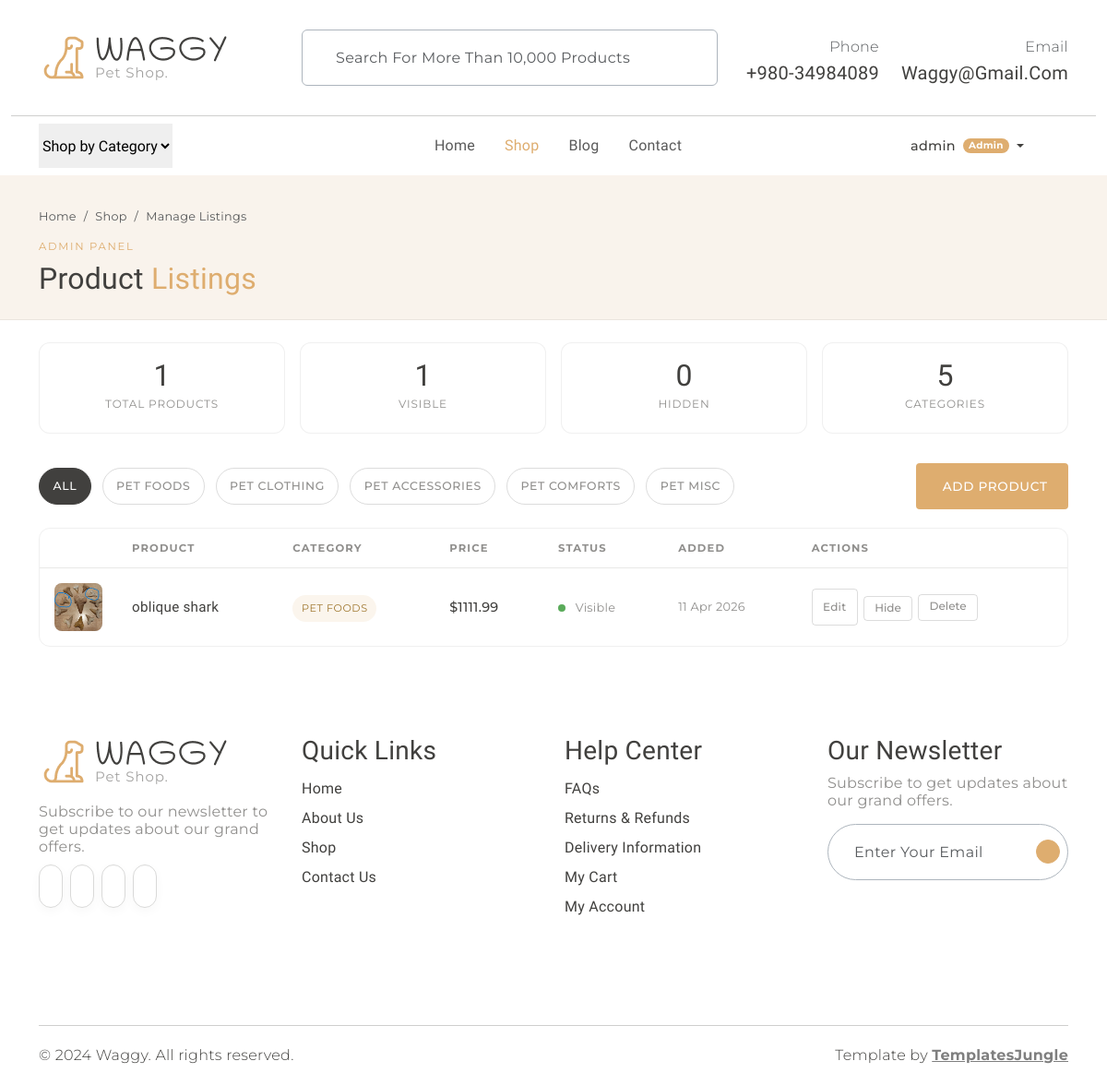
The app's page /shop/change-listing (signed in) with its own data.
### models.py (models this page shows, shortened)
class User(UserMixin, db.Model):
    __tablename__ = "users"
    id            = db.Column(db.Integer,     primary_key=True)
    username      = db.Column(db.String(80),  unique=True, nullable=False)
    email         = db.Column(db.String(120), unique=True, nullable=False)
    password_hash = db.Column(db.String(256), nullable=False)
    role          = db.Column(db.String(20),  nullable=False, default="customer")
    is_active     = db.Column(db.Boolean,     nullable=False, default=True)
    created_at    = db.Column(db.DateTime,    nullable=False, default=datetime.utcnow)
    last_login_at = db.Column(db.DateTime,    nullable=True)
    @property
    def is_admin(self) -> bool:
        return self.role == "admin"

class Product(db.Model):
    __tablename__ = "products"
    id                   = db.Column(db.Integer,     primary_key=True)
    name                 = db.Column(db.String(120), nullable=False)
    slug                 = db.Column(db.String(160), unique=True, nullable=True, index=True)
    category             = db.Column(db.String(30),  nullable=False, default="misc")
    description          = db.Column(db.Text,        nullable=False, default="")
    extended_description = db.Column(db.Text,        nullable=False, default="")
    image_filename       = db.Column(db.String(256), nullable=True)
    price                = db.Column(db.Float,       nullable=False, default=0.0)
    is_active            = db.Column(db.Boolean,     nullable=False, default=True)
    stock                = db.Column(db.Integer,     nullable=False, default=0)
    created_at           = db.Column(db.DateTime,    nullable=False, default=datetime.utcnow)
    updated_at           = db.Column(db.DateTime,    nullable=False, default=datetime.utcnow,
                                     onupdate=datetime.utcnow)
    @property
    def category_label(self) -> str:
        return PRODUCT_CATEGORIES.get(self.category, self.category.capitalize())
    @property
    def image_url(self) -> str:
        if self.image_filename:
            return f"images/products/{self.image_filename}"
        return "images/item1.jpg"

### shop.py (the view)
@shop_bp.route("/change-listing")
@admin_required
def change_listing():
    category = request.args.get("category", "all")
    q = Product.query
    if category and category != "all":
        q = q.filter_by(category=category)
    products = q.order_by(Product.created_at.desc()).all()
    return render_template(
        "shop/change_listing.html",
        products=products,
        categories=PRODUCT_CATEGORIES,
        active_category=category,
        total=Product.query.count(),
        active_count=Product.query.filter_by(is_active=True).count(),
    )

### templates/shop/change_listing.html (shortened to what this page needs)
{% extends "base.html" %}
{% block content %}
<div class="admin-hero">
  <div class="container">
    <nav aria-label="breadcrumb" class="mb-2">
      <ol class="breadcrumb mb-0" style="font-family:var(--secondary-font); font-size:0.8rem;">
        <li class="breadcrumb-item"><a href="{{ url_for('main.index') }}" class="text-muted text-decoration-none">Home</a></li>
        <li class="breadcrumb-item"><a href="{{ url_for('shop.index') }}" class="text-muted text-decoration-none">Shop</a></li>
        <li class="breadcrumb-item active text-muted">Manage Listings</li>
      </ol>
    </nav>
    <span class="eyebrow">Admin Panel</span>
    <h1 class="fw-normal">Product <span class="text-primary">Listings</span></h1>
  </div>
</div>
<div class="container my-4">
  <div class="row g-3 mb-4">
    <div class="col-6 col-md-3">
      <div class="admin-stat">
        <div class="val">{{ total }}</div>
        <div class="lbl">Total Products</div>
      </div>
    </div>
    <div class="col-6 col-md-3">
      <div class="admin-stat">
        <div class="val">{{ active_count }}</div>
        <div class="lbl">Visible</div>
      </div>
    </div>
    <div class="col-6 col-md-3">
      <div class="admin-stat">
        <div class="val">{{ total - active_count }}</div>
        <div class="lbl">Hidden</div>
      </div>
    </div>
    <div class="col-6 col-md-3">
      <div class="admin-stat">
        <div class="val">{{ categories | length }}</div>
        <div class="lbl">Categories</div>
      </div>
    </div>
  </div>
  <div class="listing-toolbar">
    <a href="{{ url_for('shop.change_listing') }}"
       class="filter-pill {% if active_category == 'all' %}active{% endif %}">All</a>
    {% for key, label in categories.items() %}
      <a href="{{ url_for('shop.change_listing', category=key) }}"
         class="filter-pill {% if active_category == key %}active{% endif %}">{{ label }}</a>
    {% endfor %}
    <a href="{{ url_for('shop.add_product') }}" class="btn-add-product">
      Add Product
    </a>
  </div>
  {% if products %}
    <div style="overflow-x: auto; border-radius: 0.75rem; border: 1px solid rgba(65,64,62,0.08);">
      <table class="listings-table">
        <thead>
          <tr>
            <th style="width:56px;"></th>
            <th>Product</th>
            <th>Category</th>
            <th>Price</th>
            <th>Status</th>
            <th>Added</th>
            <th style="min-width:200px;">Actions</th>
          </tr>
        </thead>
        <tbody>
          {% for product in products %}
            <tr>
              <td>
                <img
                  class="prod-thumb"
                  src="{{ url_for('static', filename=product.image_url) }}"
                  alt="{{ product.name }}"
                  onerror="this.src='{{ url_for('static', filename='images/item1.jpg') }}'"
                >
              </td>
              <td>
                <a href="{{ url_for('shop.product_detail', slug=product.slug) }}"
                   class="prod-name-link" target="_blank">
                  {{ product.name }}
                </a>
              </td>
              <td><span class="cat-badge">{{ product.category_label }}</span></td>
              <td>
                <span style="font-family:var(--secondary-font); font-size:0.9rem; font-weight:500;">
                  ${{ "%.2f" | format(product.price) }}
                </span>
              </td>
              <td>
                <span class="status-dot {{ 'on' if product.is_active else 'off' }}"></span>
                <span style="font-family:var(--secondary-font); font-size:0.8rem; color:#908F8D;">
                  {{ 'Visible' if product.is_active else 'Hidden' }}
                </span>
              </td>
              <td style="font-family:var(--secondary-font); font-size:0.8rem; color:#908F8D; white-space:nowrap;">
                {{ product.created_at.strftime('%d %b %Y') }}
              </td>
              <td>
                <div class="tbl-actions">
                  <a href="{{ url_for('shop.edit_product', product_id=product.id) }}"
                     class="btn-tbl">
                    Edit
                  </a>
                  <form method="POST"
                        action="{{ url_for('shop.toggle_product', product_id=product.id) }}"
                        style="display:inline;">
                    <button type="submit"
                            class="btn-tbl {{ 'toggle-on' if product.is_active else 'toggle-off' }}">
                      {{ 'Hide' if product.is_active else 'Show' }}
                    </button>
                  </form>
                  <button type="button"
                          class="btn-tbl danger"
                          onclick="confirmDelete({{ product.id }}, '{{ product.name | replace("'", "\\'") }}')">
                    Delete
                  </button>
                </div>
              </td>
            </tr>
          {% endfor %}
        </tbody>
      </table>
    </div>
  {% endif %}
</div>
{% endblock %}

### templates/base.html (shortened to what this page needs)
<!DOCTYPE html>
<html lang="en">
<head>
  <link rel="stylesheet" href="https://cdn.jsdelivr.net/npm/swiper@9/swiper-bundle.min.css" />
  <link href="https://cdn.jsdelivr.net/npm/bootstrap@5.3.0-alpha3/dist/css/bootstrap.min.css" rel="stylesheet"
>
  <link rel="stylesheet" href="{{ url_for('static', filename='css/normalize.css') }}">
  <link rel="stylesheet" href="{{ url_for('static', filename='css/vendor.css') }}">
  <link rel="stylesheet" href="{{ url_for('static', filename='style.css') }}">
</head>
<body>
  <header>
    <div class="container py-2">
      <div class="row py-4 pb-0 pb-sm-4 align-items-center">
        <div class="col-sm-4 col-lg-3 text-center text-sm-start">
          <a href="{{ url_for('main.index') }}">
            <img src="{{ url_for('static', filename='images/logo.png') }}" alt="Waggy" class="img-fluid">
          </a>
        </div>
        <div class="col-sm-6 offset-sm-2 offset-md-0 col-lg-5 d-none d-lg-block">
          <div class="search-bar border rounded-2 px-3 border-dark-subtle">
            <form class="text-center d-flex align-items-center" action="" method="get">
              <input type="text" class="form-control border-0 bg-transparent"
                placeholder="Search for more than 10,000 products" name="q" />
            </form>
          </div>
        </div>
        <div class="col-sm-8 col-lg-4 d-flex justify-content-end gap-4 align-items-center mt-4 mt-sm-0 justify-content-center justify-content-sm-end">
          <div class="support-box text-end d-none d-xl-block">
            <span class="fs-6 secondary-font text-muted">Phone</span>
            <h5 class="mb-0">+980-34984089</h5>
          </div>
          <div class="support-box text-end d-none d-xl-block">
            <span class="fs-6 secondary-font text-muted">Email</span>
            <h5 class="mb-0">waggy@gmail.com</h5>
          </div>
        </div>
      </div>
    </div>
    <div class="container-fluid"><hr class="m-0"></div>
    <div class="container">
      <nav class="main-menu d-flex navbar navbar-expand-lg">
        <div class="offcanvas offcanvas-end" tabindex="-1" id="offcanvasNavbar">
          <div class="offcanvas-body justify-content-between">
            <select class="filter-categories border-0 mb-0 me-5">
              <option>Shop by Category</option>
            </select>
            <ul class="navbar-nav menu-list list-unstyled d-flex gap-md-3 mb-0">
              <li class="nav-item">
                <a href="{{ url_for('main.index') }}"
                   class="nav-link {% if request.endpoint == 'main.index' %}active{% endif %}">
                  Home
                </a>
              </li>
              <li class="nav-item">
                <a href="{{ url_for('shop.index') }}"
                   class="nav-link {% if request.endpoint and request.endpoint.startswith('shop.') %}active{% endif %}">
                  Shop
                </a>
              </li>
              <li class="nav-item">
                <a href="#" class="nav-link">Blog</a>
              </li>
              <li class="nav-item">
                <a href="#" class="nav-link">Contact</a>
              </li>
            </ul>
            <div class="d-none d-lg-flex align-items-center">
              <ul class="d-flex justify-content-end list-unstyled m-0 align-items-center gap-1">
                {% if current_user.is_authenticated %}
                  <li class="nav-item dropdown">
                    <a class="nav-link dropdown-toggle d-flex align-items-center gap-1 mx-2"
                       href="#" role="button" data-bs-toggle="dropdown" aria-expanded="false">
                      <span class="secondary-font" style="font-size:0.9rem; font-weight:500;">
                        {{ current_user.username }}
                      </span>
                      {% if current_user.is_admin %}
                        <span class="badge rounded-pill bg-primary ms-1"
                              style="font-family:var(--secondary-font); font-size:0.65rem; padding:0.3em 0.6em;">
                          Admin
                        </span>
                      {% endif %}
                    </a>
                  </li>
                {% endif %}
                <li>
                </li>
                <li class="position-relative">
                </li>
              </ul>
            </div>
          </div>
        </div>
      </nav>
    </div>
  </header>
  {% block content %}{% endblock %}
  <footer id="footer" class="my-5">
    <div class="container py-5 my-5">
      <div class="row">
        <div class="col-md-3">
          <div class="footer-menu">
            <img src="{{ url_for('static', filename='images/logo.png') }}" alt="Waggy">
            <p class="blog-paragraph fs-6 mt-3">Subscribe to our newsletter to get updates about our grand offers.</p>
            <div class="social-links">
              <ul class="d-flex list-unstyled gap-2">
                <li class="social"><a href="#"><iconify-icon class="social-icon" icon="ri:facebook-fill"></iconify-icon></a></li>
                <li class="social"><a href="#"><iconify-icon class="social-icon" icon="ri:twitter-fill"></iconify-icon></a></li>
                <li class="social"><a href="#"><iconify-icon class="social-icon" icon="ri:instagram-fill"></iconify-icon></a></li>
                <li class="social"><a href="#"><iconify-icon class="social-icon" icon="ri:youtube-fill"></iconify-icon></a></li>
              </ul>
            </div>
          </div>
        </div>
        <div class="col-md-3">
          <div class="footer-menu">
            <h3>Quick Links</h3>
            <ul class="menu-list list-unstyled">
              <li class="menu-item"><a href="{{ url_for('main.index') }}" class="nav-link">Home</a></li>
              <li class="menu-item"><a href="#" class="nav-link">About Us</a></li>
              <li class="menu-item"><a href="{{ url_for('shop.index') }}" class="nav-link">Shop</a></li>
              <li class="menu-item"><a href="#" class="nav-link">Contact Us</a></li>
            </ul>
          </div>
        </div>
        <div class="col-md-3">
          <div class="footer-menu">
            <h3>Help Center</h3>
            <ul class="menu-list list-unstyled">
              <li class="menu-item"><a href="#" class="nav-link">FAQs</a></li>
              <li class="menu-item"><a href="#" class="nav-link">Returns &amp; Refunds</a></li>
              <li class="menu-item"><a href="#" class="nav-link">Delivery Information</a></li>
              <li class="menu-item">
                <a href="{{ url_for('cart.view_cart') }}" class="nav-link">My Cart</a>
              </li>
              {% if current_user.is_authenticated %}
                <li class="menu-item"><a href="{{ url_for('main.dashboard') }}" class="nav-link">My Account</a></li>
              {% else %}
                <li class="menu-item"><a href="{{ url_for('auth.login') }}" class="nav-link">Login / Register</a></li>
              {% endif %}
            </ul>
          </div>
        </div>
        <div class="col-md-3">
          <div>
            <h3>Our Newsletter</h3>
            <p class="blog-paragraph fs-6">Subscribe to get updates about our grand offers.</p>
            <div class="search-bar border rounded-pill border-dark-subtle px-2">
              <form class="text-center d-flex align-items-center" action="" method="post">
                <input type="email" class="form-control border-0 bg-transparent" placeholder="Enter your email" />
                <iconify-icon class="send-icon" icon="tabler:location-filled"></iconify-icon>
              </form>
            </div>
          </div>
        </div>
      </div>
    </div>
  </footer>
  <div id="footer-bottom">
    <div class="container">
      <hr class="m-0">
      <div class="row mt-3">
        <div class="col-md-6 copyright">
          <p class="secondary-font">© 2024 Waggy. All rights reserved.</p>
        </div>
        <div class="col-md-6 text-md-end">
          <p class="secondary-font">
            Template by <a href="https://templatesjungle.com/" target="_blank"
              class="text-decoration-underline fw-bold text-black-50">TemplatesJungle</a>
          </p>
        </div>
      </div>
    </div>
  </div>
</body>
</html>

### records on screen
User: username "admin"
Product: image_filename (picture), name "oblique shark", category_label "PET FOODS", price "1111.99", is_active "Visible", created_at "11 Apr 2026", is_active "Hide"

### other values on screen
{{ total }} "1"
{{ active_count }} "1"
{{ total - active_count }} "0"
{{ categories | length }} "5"
{{ label }} "PET FOODS" "PET CLOTHING" "PET ACCESSORIES" "PET COMFORTS" "PET MISC"
